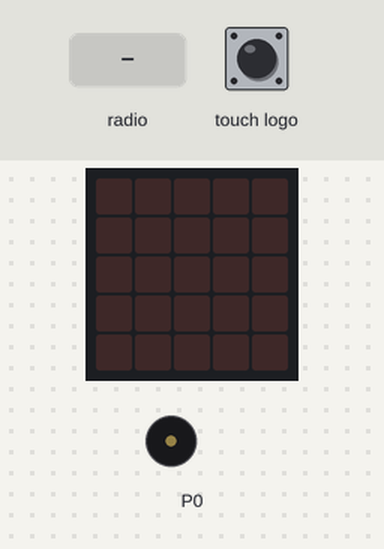
A program run on a simulated BBC micro:bit (MakeCode). Parts: the board's 5×5 LED display, buzzer (waves = sounding). The test bench sets the inputs (shaded band).

Above: at 1.2 s.
1.3 s: radio message "7" arrives
At 2.6 s:
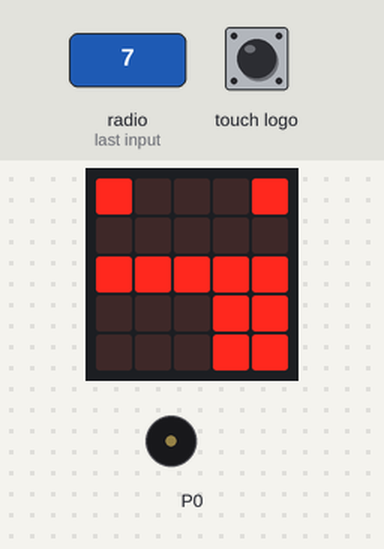
4.4 s: radio message "5" arrives
At 4.8 s:
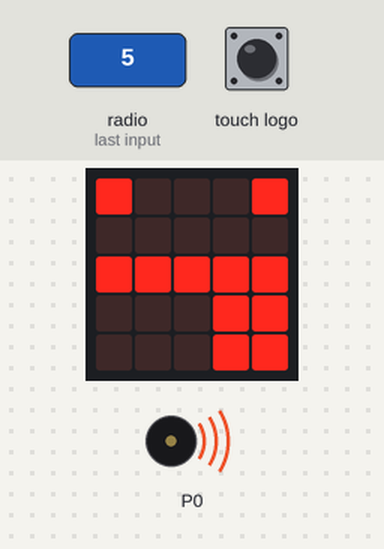
7.4 s: radio message "6" arrives
Timing chart, 0 to 11.4 s (numbered marks = the images above; inputs shaded):
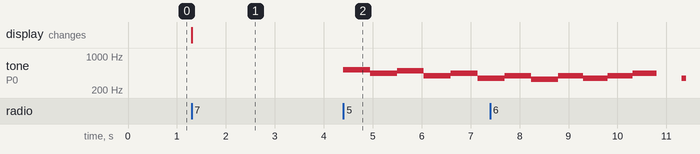

The program:

main.ts
```typescript
radio.onReceivedNumber(function (receivedNumber) {
    if (receivedNumber == 5) {
        music.playMelody("C5 A B G A F G E ", 110)
    } else if (receivedNumber == 7) {
        basic.showIcon(IconNames.Silly)
    } else {
        music.playMelody("G F G A - F E D ", 120)
    }
})
input.onLogoEvent(TouchButtonEvent.Released, function () {
    radio.sendNumber(6)
})
basic.forever(function () {
    radio.setGroup(1)
})
```

test.ts
```typescript
// aquí va el archivo "tests"; esto no se compilará cuando este paquete se utilice como una extensión.
```

Measured:
- after the input at 1.3 s, the display: changes at once (image 1)
- after the input at 4.4 s, tone on P0: plays 523 Hz for 0.55 s, 440 Hz for 0.55 s, 494 Hz for 0.55 s, 392 Hz for 0.55 s, 440 Hz for 0.55 s, 349 Hz for 0.25 s, starting at once
